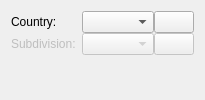
     <widget class="QWidget" name="m_tabLocation">
      <attribute name="title">
       <string>Country</string>
      </attribute>
      <layout class="QFormLayout" name="formLayout_6">
        <property name="verticalSpacing">
        <number>0</number>
        </property>
       <item row="0" column="0">
        <widget class="QLabel" name="m_labelCountry">
         <property name="text">
          <string>Country:</string>
         </property>
         <property name="buddy">
          <cstring>m_comboCountry</cstring>
         </property>
        </widget>
       </item>
       <item row="0" column="1">
        <layout class="QHBoxLayout" name="horizontalLayout_33">
         <item>
          <widget class="KComboBox" name="m_comboCountry">
           <property name="sizePolicy">
            <sizepolicy hsizetype="Expanding" vsizetype="Fixed">
             <horstretch>0</horstretch>
             <verstretch>0</verstretch>
            </sizepolicy>
           </property>
           <property name="toolTip">
            <string/>
           </property>
           <property name="whatsThis">
            <string/>
           </property>
          </widget>
         </item>
         <item>
          <widget class="KPushButton" name="m_buttonDefaultCountry"/>
         </item>
        </layout>
       </item>
       <item row="1" column="0">
        <widget class="QLabel" name="m_labelCountryDivision">
         <property name="enabled">
          <bool>false</bool>
         </property>
         <property name="text">
          <string>Subdivision:</string>
         </property>
         <property name="buddy">
          <cstring>m_comboCountryDivision</cstring>
         </property>
        </widget>
       </item>
       <item row="1" column="1">
        <layout class="QHBoxLayout" name="horizontalLayout_34">
         <item>
          <widget class="KComboBox" name="m_comboCountryDivision">
           <property name="enabled">
            <bool>false</bool>
           </property>
           <property name="sizePolicy">
            <sizepolicy hsizetype="Expanding" vsizetype="Fixed">
             <horstretch>0</horstretch>
             <verstretch>0</verstretch>
            </sizepolicy>
           </property>
          </widget>
         </item>
         <item>
          <widget class="KPushButton" name="m_buttonDefaultCountryDivision">
           <property name="enabled">
            <bool>false</bool>
           </property>
          </widget>
         </item>
        </layout>
       </item>
      </layout>
     </widget>
